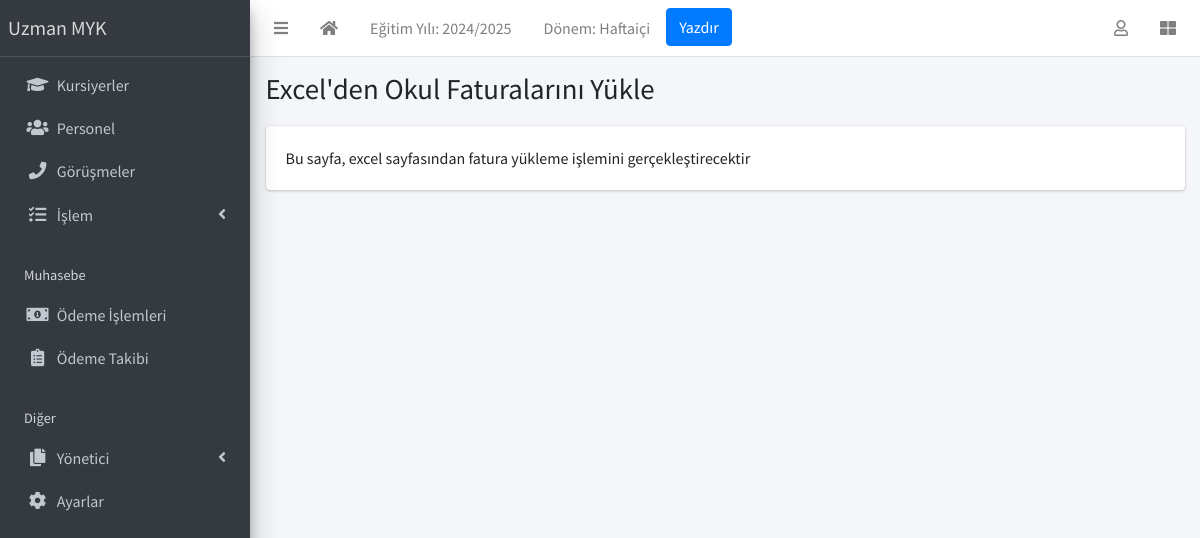
Page /finance/bulk-invoice/ (signed in) on the committed database.
### apps/corecode/models.py (models this page shows, shortened)
class AcademicSession(models.Model):
    name = models.CharField(max_length=200, unique=True, verbose_name = "Eğitim Yılı")
    current = models.BooleanField(default=True, verbose_name = "Aktif Eğitim Yılı")
    class Meta:
        ordering = ["-name"]

class AcademicTerm(models.Model):
    name = models.CharField(max_length=20, unique=True, verbose_name = "Dönem")
    current = models.BooleanField(default=True, verbose_name = "Aktif Dönem")
    class Meta:
        ordering = ["name"]

class SiteConfig(models.Model):
    key = models.SlugField()
    value = models.CharField(max_length=200)

### apps/finance/views.py (the view)
# urls.py: path("bulk-invoice/", bulk_invoice, name="bulk-invoice"),
@login_required
def bulk_invoice(request):
    return render(request, "finance/bulk_invoice.html")

### apps/corecode/context_processors.py (called while the page is built)
def site_defaults(request):
    current_session = AcademicSession.objects.get(current=True)
    current_term = AcademicTerm.objects.get(current=True)
    vals = SiteConfig.objects.all()
    contexts = {
        "current_session": current_session.name,
        "current_term": current_term.name,
    }
    for val in vals:
        contexts[val.key] = val.value
    return contexts

### apps/finance/templates/finance/bulk_invoice.html
{% extends 'base.html' %}
{% block title %}
Excel'den Okul Faturalarını Yükle
{% endblock title %}
{% block content %}
Bu sayfa, excel sayfasından fatura yükleme işlemini gerçekleştirecektir
{% endblock content %}

### templates/base.html (shortened to what this page needs)
{% load static %}
<!DOCTYPE html>
<html lang="tr">
<head>
  <link rel="stylesheet" href="{% static 'plugins/fontawesome-free/css/all.min.css' %}">
  <link rel="stylesheet" href="{% static 'plugins/toastr/toastr.min.css' %}">
  <link rel="stylesheet"
    href="{% static 'plugins/overlayScrollbars/css/OverlayScrollbars.min.css' %}">
  <link rel="stylesheet" href="{% static 'plugins/Datatables/datatables.min.css' %}" />
  <link rel="stylesheet" href="{% static 'dist/css/adminlte.min.css' %}">
</head>
<body
  class="hold-transition sidebar-mini layout-fixed layout-navbar-fixed layout-footer-fixed">
  <div class="wrapper">
    <nav class="main-header navbar navbar-expand navbar-white navbar-light">
      <ul class="navbar-nav">
        <li class="nav-item">
          <a class="nav-link" data-widget="pushmenu" href="#" role="button"><i
              class="fas fa-bars"></i></a>
        </li>
        <li class="nav-item d-none d-sm-inline-block">
          <a href="{% url 'home' %} " class="nav-link"><i class="fa fa-home"></i></a>
        </li>
        <li class="nav-item d-none d-sm-inline-block">
          <a href="{% url 'current-session' %}" class="nav-link">Eğitim Yılı: {{ current_session }}</a>
        </li>
        <li class="nav-item d-none d-sm-inline-block">
          <a href="{% url 'current-session' %}" class="nav-link">Dönem: {{ current_term }}</a>
        </li>
        <li class="nav-item d-none d-sm-inline-block">
          <button onclick="window.print()" class="btn btn-primary">Yazdır</button>
        </li>
      </ul>
      <ul class="navbar-nav ml-auto">
        <li class="nav-item dropdown">
          <a class="nav-link" data-toggle="dropdown" href="#">
            <i class="far fa-user"></i>
          </a>
        </li>
        <li class="nav-item">
          <a class="nav-link" data-widget="control-sidebar" data-slide="true"
            href="#" role="button"><i class="fas fa-th-large"></i></a>
        </li>
      </ul>
    </nav>
    <aside class="main-sidebar sidebar-dark-primary elevation-4">
      <a href="{% url 'home' %}" class="brand-link">{{ school_name | default:"MySchool" }}</a>
      <div class="sidebar">
        <nav class="mt-2">
          <ul class="nav nav-pills nav-sidebar flex-column"
            data-widget="treeview" role="menu" data-accordion="false">
            <li class="nav-item">
              <a href="{% url 'student-list' %}" class="nav-link">
                <i class="nav-icon fas fa-graduation-cap"></i>
                <p>
                  Kursiyerler
                </p>
              </a>
            </li>
            <li class="nav-item">
              <a href="{% url 'staff-list' %}" class="nav-link">
                <i class="nav-icon fas fa-users"></i>
                <p>
                  Personel
                </p>
              </a>
            </li>
            <li class="nav-item">
              <a href="{% url 'call-list' %}" class="nav-link">
                <i class="nav-icon fas fa-phone"></i>
                <p>
                  Görüşmeler
                </p>
              </a>
            </li>
            <li class="nav-item has-treeview">
              <a href="#" class="nav-link">
                <i class="nav-icon fas fa-tasks"></i>
                <p>
                  İşlem
                  <i class="right fas fa-angle-left"></i>
                </p>
              </a>
            </li>
            <li class="nav-header">Muhasebe</li>
            <li class="nav-item">
              <a href="{% url 'invoice-list' %}" class="nav-link">
                <i class="nav-icon fas fa-money-bill-alt"></i>
                <p>
                  Ödeme İşlemleri
                </p>
              </a>
            </li>
            <li class="nav-item">
              <a href="{% url 'invoice-takip' %}" class="nav-link">
                <i class="nav-icon fas fa-clipboard-list"></i>
                <p>
                  Ödeme Takibi
                </p>
              </a>
            </li>
            <li class="nav-header">Diğer</li>
            <li class="nav-item has-treeview">
              <a href="#" class="nav-link">
                <i class="nav-icon fas fa-copy"></i>
                <p>
                  Yönetici
                  <i class="fas fa-angle-left right"></i>
                </p>
              </a>
            </li>
            <li class="nav-item">
              <a href="{% url 'configs' %}" class="nav-link">
                <i class="nav-icon fas fa-cog"></i>
                <p>
                  Ayarlar
                </p>
              </a>
            </li>
          </ul>
        </nav>
      </div>
    </aside>
    <div class="content-wrapper">
      <section class="content-header">
        <div class="container-fluid">
          <div class="row mb-1">
            <div class="col-sm-8">
              <h1>{% block title %}{% endblock title %}</h1>
            </div>
            <div class="col-sm-4">
            </div>
          </div>
        </div>
      </section>
      <section class="content">
        <div class="container-fluid">
          <div class="row">
            <div class="col-md-12">
              {% block fullcard %}
              <div class="card">
                <div class="card-body">
                  <div class="row">
                    <div class="col">
                      {% block content %}
                      {% endblock content %}
                    </div>
                  </div>
                </div>
              </div>
              {% endblock fullcard %}
            </div>
          </div>
        </div>
      </section>
    </div>
  </div>
</body>
</html>

### rows in the picture
AcademicSession: name "2024/2025"
AcademicTerm: name "Haftaiçi"
SiteConfig: value "Uzman MYK"
